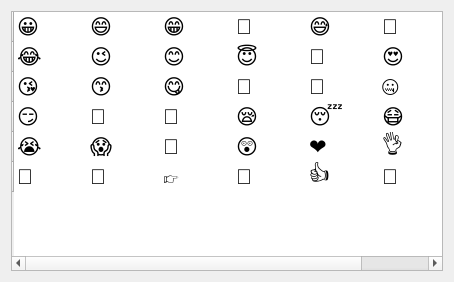
<?xml version="1.0" encoding="UTF-8"?>
<ui version="4.0">
 <class>emoji_pop_up</class>
 <widget class="QDialog" name="emoji_pop_up">
  <property name="geometry">
   <rect>
    <x>0</x>
    <y>0</y>
    <width>454</width>
    <height>282</height>
   </rect>
  </property>
  <property name="windowTitle">
   <string>Dialog</string>
  </property>
  <layout class="QVBoxLayout" name="verticalLayout">
   <item>
    <widget class="QTableWidget" name="tableWidget">
     <property name="font">
      <font>
       <pointsize>16</pointsize>
      </font>
     </property>
     <property name="gridStyle">
      <enum>Qt::NoPen</enum>
     </property>
     <attribute name="horizontalHeaderVisible">
      <bool>false</bool>
     </attribute>
     <attribute name="horizontalHeaderDefaultSectionSize">
      <number>73</number>
     </attribute>
     <row>
      <property name="text">
       <string/>
      </property>
     </row>
     <row>
      <property name="text">
       <string/>
      </property>
     </row>
     <row>
      <property name="text">
       <string/>
      </property>
     </row>
     <row>
      <property name="text">
       <string/>
      </property>
     </row>
     <row>
      <property name="text">
       <string/>
      </property>
     </row>
     <row>
      <property name="text">
       <string/>
      </property>
     </row>
     <column>
      <property name="text">
       <string/>
      </property>
      <property name="font">
       <font>
        <pointsize>16</pointsize>
       </font>
      </property>
     </column>
     <column>
      <property name="text">
       <string/>
      </property>
     </column>
     <column>
      <property name="text">
       <string/>
      </property>
     </column>
     <column>
      <property name="text">
       <string/>
      </property>
     </column>
     <column>
      <property name="text">
       <string/>
      </property>
     </column>
     <column>
      <property name="text">
       <string/>
      </property>
     </column>
     <item row="0" column="0">
      <property name="text">
       <string>😀</string>
      </property>
      <property name="flags">
       <set>ItemIsSelectable|ItemIsDragEnabled|ItemIsDropEnabled|ItemIsUserCheckable|ItemIsEnabled</set>
      </property>
     </item>
     <item row="0" column="1">
      <property name="text">
       <string>😄</string>
      </property>
      <property name="flags">
       <set>ItemIsSelectable|ItemIsDragEnabled|ItemIsDropEnabled|ItemIsUserCheckable|ItemIsEnabled</set>
      </property>
     </item>
     <item row="0" column="2">
      <property name="text">
       <string>😁</string>
      </property>
      <property name="flags">
       <set>ItemIsSelectable|ItemIsDragEnabled|ItemIsDropEnabled|ItemIsUserCheckable|ItemIsEnabled</set>
      </property>
     </item>
     <item row="0" column="3">
      <property name="text">
       <string>🤣</string>
      </property>
      <property name="flags">
       <set>ItemIsSelectable|ItemIsDragEnabled|ItemIsDropEnabled|ItemIsUserCheckable|ItemIsEnabled</set>
      </property>
     </item>
     <item row="0" column="4">
      <property name="text">
       <string>😅</string>
      </property>
      <property name="flags">
       <set>ItemIsSelectable|ItemIsDragEnabled|ItemIsDropEnabled|ItemIsUserCheckable|ItemIsEnabled</set>
      </property>
     </item>
     <item row="0" column="5">
      <property name="text">
       <string>🙂</string>
      </property>
      <property name="flags">
       <set>ItemIsSelectable|ItemIsDragEnabled|ItemIsDropEnabled|ItemIsUserCheckable|ItemIsEnabled</set>
      </property>
     </item>
     <item row="1" column="0">
      <property name="text">
       <string>😂</string>
      </property>
      <property name="flags">
       <set>ItemIsSelectable|ItemIsDragEnabled|ItemIsDropEnabled|ItemIsUserCheckable|ItemIsEnabled</set>
      </property>
     </item>
     <item row="1" column="1">
      <property name="text">
       <string>😉</string>
      </property>
      <property name="flags">
       <set>ItemIsSelectable|ItemIsDragEnabled|ItemIsDropEnabled|ItemIsUserCheckable|ItemIsEnabled</set>
      </property>
     </item>
     <item row="1" column="2">
      <property name="text">
       <string>😊</string>
      </property>
      <property name="flags">
       <set>ItemIsSelectable|ItemIsDragEnabled|ItemIsDropEnabled|ItemIsUserCheckable|ItemIsEnabled</set>
      </property>
     </item>
     <item row="1" column="3">
      <property name="text">
       <string>😇</string>
      </property>
      <property name="flags">
       <set>ItemIsSelectable|ItemIsDragEnabled|ItemIsDropEnabled|ItemIsUserCheckable|ItemIsEnabled</set>
      </property>
     </item>
     <item row="1" column="4">
      <property name="text">
       <string>🥰</string>
      </property>
      <property name="flags">
       <set>ItemIsSelectable|ItemIsDragEnabled|ItemIsDropEnabled|ItemIsUserCheckable|ItemIsEnabled</set>
      </property>
     </item>
     <item row="1" column="5">
      <property name="text">
       <string>😍</string>
      </property>
      <property name="flags">
       <set>ItemIsSelectable|ItemIsDragEnabled|ItemIsDropEnabled|ItemIsUserCheckable|ItemIsEnabled</set>
      </property>
     </item>
     <item row="2" column="0">
      <property name="text">
       <string>😘</string>
      </property>
      <property name="flags">
       <set>ItemIsSelectable|ItemIsDragEnabled|ItemIsDropEnabled|ItemIsUserCheckable|ItemIsEnabled</set>
      </property>
     </item>
     <item row="2" column="1">
      <property name="text">
       <string>😙</string>
      </property>
      <property name="flags">
       <set>ItemIsSelectable|ItemIsDragEnabled|ItemIsDropEnabled|ItemIsUserCheckable|ItemIsEnabled</set>
      </property>
     </item>
     <item row="2" column="2">
      <property name="text">
       <string>😋</string>
      </property>
      <property name="flags">
       <set>ItemIsSelectable|ItemIsDragEnabled|ItemIsDropEnabled|ItemIsUserCheckable|ItemIsEnabled</set>
      </property>
     </item>
     <item row="2" column="3">
      <property name="text">
       <string>🤗</string>
      </property>
      <property name="flags">
       <set>ItemIsSelectable|ItemIsDragEnabled|ItemIsDropEnabled|ItemIsUserCheckable|ItemIsEnabled</set>
      </property>
     </item>
     <item row="2" column="4">
      <property name="text">
       <string>🤫</string>
      </property>
      <property name="flags">
       <set>ItemIsSelectable|ItemIsDragEnabled|ItemIsDropEnabled|ItemIsUserCheckable|ItemIsEnabled</set>
      </property>
     </item>
     <item row="2" column="5">
      <property name="text">
       <string>🤐</string>
      </property>
      <property name="flags">
       <set>ItemIsSelectable|ItemIsDragEnabled|ItemIsDropEnabled|ItemIsUserCheckable|ItemIsEnabled</set>
      </property>
     </item>
     <item row="3" column="0">
      <property name="text">
       <string>😏</string>
      </property>
      <property name="flags">
       <set>ItemIsSelectable|ItemIsDragEnabled|ItemIsDropEnabled|ItemIsUserCheckable|ItemIsEnabled</set>
      </property>
     </item>
     <item row="3" column="1">
      <property name="text">
       <string>😬</string>
      </property>
      <property name="flags">
       <set>ItemIsSelectable|ItemIsDragEnabled|ItemIsDropEnabled|ItemIsUserCheckable|ItemIsEnabled</set>
      </property>
     </item>
     <item row="3" column="2">
      <property name="text">
       <string>🤥</string>
      </property>
      <property name="flags">
       <set>ItemIsSelectable|ItemIsDragEnabled|ItemIsDropEnabled|ItemIsUserCheckable|ItemIsEnabled</set>
      </property>
     </item>
     <item row="3" column="3">
      <property name="text">
       <string>😪</string>
      </property>
      <property name="flags">
       <set>ItemIsSelectable|ItemIsDragEnabled|ItemIsDropEnabled|ItemIsUserCheckable|ItemIsEnabled</set>
      </property>
     </item>
     <item row="3" column="4">
      <property name="text">
       <string>😴</string>
      </property>
      <property name="flags">
       <set>ItemIsSelectable|ItemIsDragEnabled|ItemIsDropEnabled|ItemIsUserCheckable|ItemIsEnabled</set>
      </property>
     </item>
     <item row="3" column="5">
      <property name="text">
       <string>😷</string>
      </property>
      <property name="flags">
       <set>ItemIsSelectable|ItemIsDragEnabled|ItemIsDropEnabled|ItemIsUserCheckable|ItemIsEnabled</set>
      </property>
     </item>
     <item row="4" column="0">
      <property name="text">
       <string>😭</string>
      </property>
      <property name="flags">
       <set>ItemIsSelectable|ItemIsDragEnabled|ItemIsDropEnabled|ItemIsUserCheckable|ItemIsEnabled</set>
      </property>
     </item>
     <item row="4" column="1">
      <property name="text">
       <string>😱</string>
      </property>
      <property name="flags">
       <set>ItemIsSelectable|ItemIsDragEnabled|ItemIsDropEnabled|ItemIsUserCheckable|ItemIsEnabled</set>
      </property>
     </item>
     <item row="4" column="2">
      <property name="text">
       <string>🙏</string>
      </property>
      <property name="flags">
       <set>ItemIsSelectable|ItemIsDragEnabled|ItemIsDropEnabled|ItemIsUserCheckable|ItemIsEnabled</set>
      </property>
     </item>
     <item row="4" column="3">
      <property name="text">
       <string>😲</string>
      </property>
      <property name="flags">
       <set>ItemIsSelectable|ItemIsDragEnabled|ItemIsDropEnabled|ItemIsUserCheckable|ItemIsEnabled</set>
      </property>
     </item>
     <item row="4" column="4">
      <property name="text">
       <string>❤</string>
      </property>
      <property name="flags">
       <set>ItemIsSelectable|ItemIsDragEnabled|ItemIsDropEnabled|ItemIsUserCheckable|ItemIsEnabled</set>
      </property>
     </item>
     <item row="4" column="5">
      <property name="text">
       <string>👌</string>
      </property>
      <property name="flags">
       <set>ItemIsSelectable|ItemIsDragEnabled|ItemIsDropEnabled|ItemIsUserCheckable|ItemIsEnabled</set>
      </property>
     </item>
     <item row="5" column="0">
      <property name="text">
       <string>👋</string>
      </property>
      <property name="flags">
       <set>ItemIsSelectable|ItemIsDragEnabled|ItemIsDropEnabled|ItemIsUserCheckable|ItemIsEnabled</set>
      </property>
     </item>
     <item row="5" column="1">
      <property name="text">
       <string>👊</string>
      </property>
      <property name="flags">
       <set>ItemIsSelectable|ItemIsDragEnabled|ItemIsDropEnabled|ItemIsUserCheckable|ItemIsEnabled</set>
      </property>
     </item>
     <item row="5" column="2">
      <property name="text">
       <string>👉</string>
      </property>
      <property name="flags">
       <set>ItemIsSelectable|ItemIsDragEnabled|ItemIsDropEnabled|ItemIsUserCheckable|ItemIsEnabled</set>
      </property>
     </item>
     <item row="5" column="3">
      <property name="text">
       <string>🤝</string>
      </property>
      <property name="flags">
       <set>ItemIsSelectable|ItemIsDragEnabled|ItemIsDropEnabled|ItemIsUserCheckable|ItemIsEnabled</set>
      </property>
     </item>
     <item row="5" column="4">
      <property name="text">
       <string>👍</string>
      </property>
      <property name="flags">
       <set>ItemIsSelectable|ItemIsDragEnabled|ItemIsDropEnabled|ItemIsUserCheckable|ItemIsEnabled</set>
      </property>
     </item>
     <item row="5" column="5">
      <property name="text">
       <string>🤟</string>
      </property>
      <property name="flags">
       <set>ItemIsSelectable|ItemIsDragEnabled|ItemIsDropEnabled|ItemIsUserCheckable|ItemIsEnabled</set>
      </property>
     </item>
    </widget>
   </item>
  </layout>
 </widget>
 <resources/>
 <connections/>
</ui>
